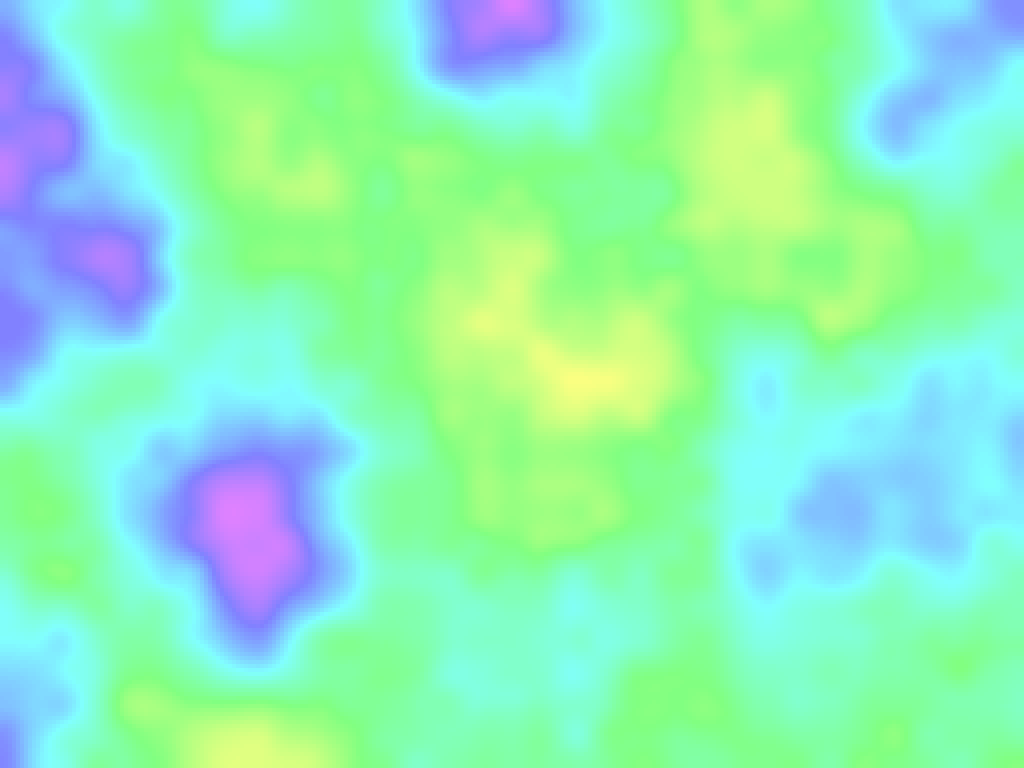
Frame 1 (no input)
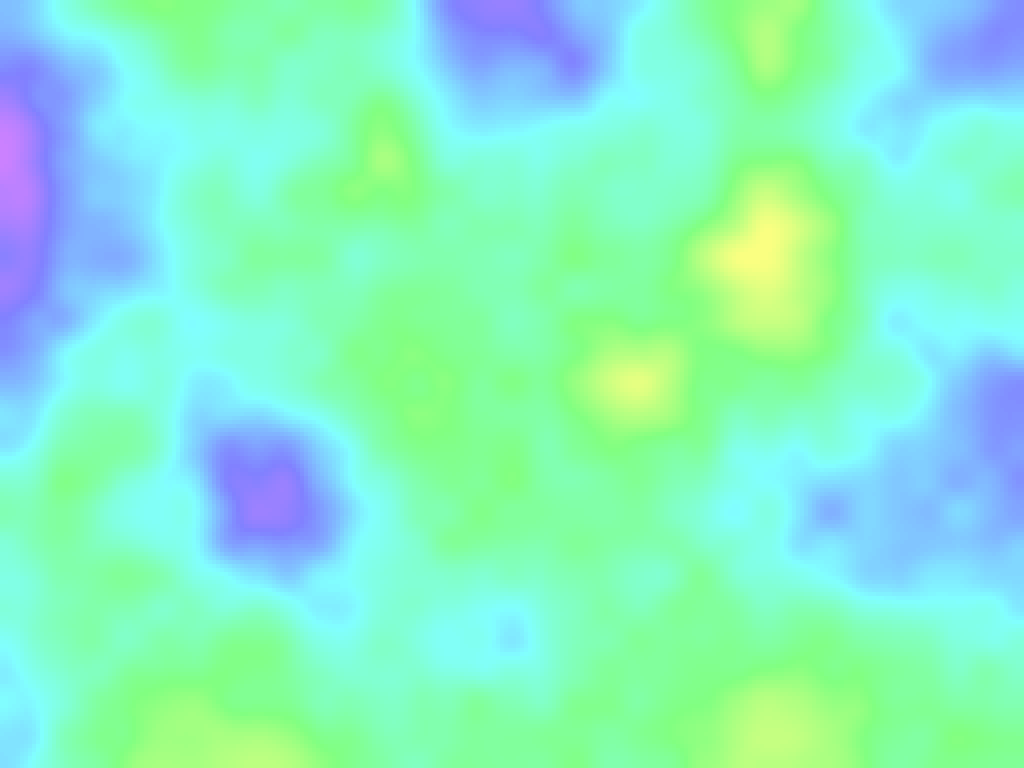
Frame 60 (the mouse pressed at the canvas centre just before this capture)
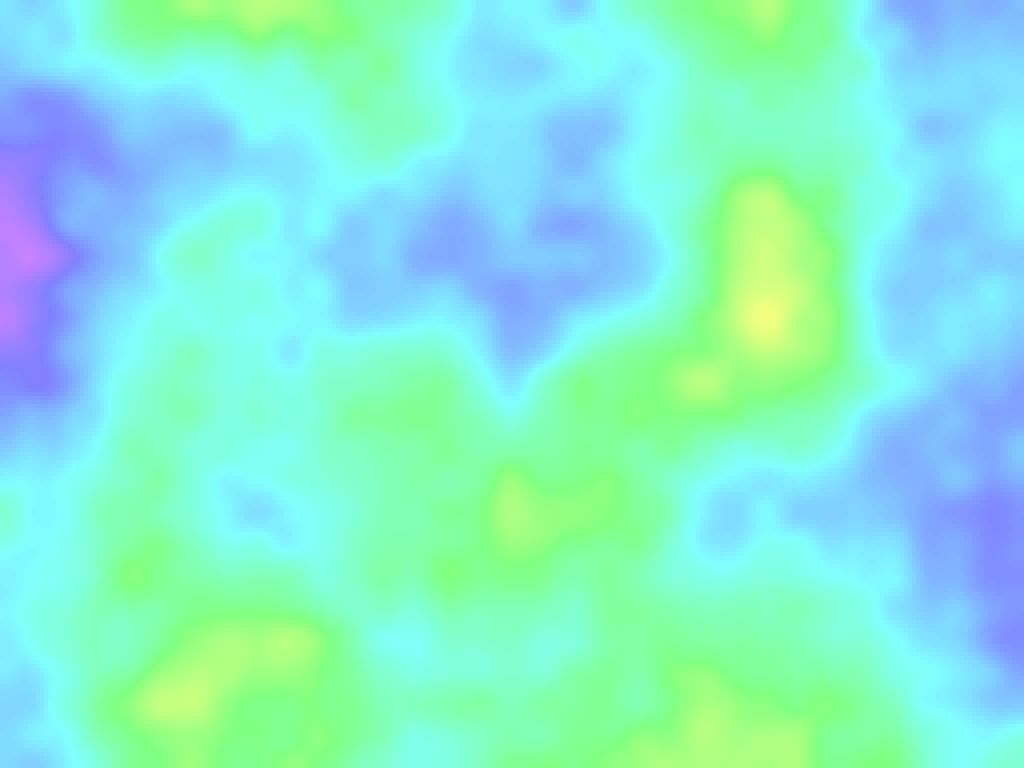
Frame 120 (the mouse held since frame 60 and released just before this capture)

The Processing sketch that drew these frames (run headless with seeded random() and noise(); from frame 60 on, the mouse is pressed at the canvas centre):

// Processing sketch: visualization
// ── visualization.pde
int cellSize = 4;
int tick = 0;

void setup() {
  size(1024, 768);
  colorMode(HSB, 255, 255, 255);
}

void draw() {
  background(color(0, 0, 255));
  for (int i = 0; i < width / cellSize; i++) {
    for (int j = 0; j < height / cellSize; j++) {
      drawCell(i, j);
      // drawGrid(i, j);
    }
  }
  tick = (tick + 1);
}

void drawCell(int i, int j) {
  noStroke();
  fill(render(i, j));
  rect(i * cellSize, j * cellSize, cellSize, cellSize);
}

void drawGrid(int i, int j) {
  // The Grid
  stroke(color(0, 0, 0));
  strokeWeight(1);
  noFill();
  rect(i * cellSize, j * cellSize, cellSize, cellSize);
}

color render(int x, int y) {
  float scale = 0.005;
  float inc = tick * scale;
  int t = (int)map(inc, 0, 1, 0, 255);
  // int sin = sinOsc(tick % 255);
  int noiseVal = inoise8(x * cellSize, y * cellSize, t);
  return color(noiseVal, 125, 255, 255);
}

// Sine wave from 0-255, given a 0-255 time value
int sinOsc(int t) {
  int deg = (int)map(t, 0, 255, 0, 360);
  float rad = radians(deg);
  float wave = sin(rad);
  return (int)map(wave, -1, 1, 0, 255);
}

int inoise8(int x) {
  return intervalToEight(noise(eightToInterval(x)));
}

int inoise8(int x, int y) {
  return intervalToEight(noise(eightToInterval(x), eightToInterval(y)));
}

int inoise8(int x, int y, int z) {
  return intervalToEight(noise(eightToInterval(x), eightToInterval(y), eightToInterval(z)));
}

float eightToInterval(int val) {
  return map(val, 0, 255, 0, 1);
}

// Maps a 0-1 value to 0-255
int intervalToEight(float val) {
  return (int)map(val, 0, 1, 0, 255);
}
